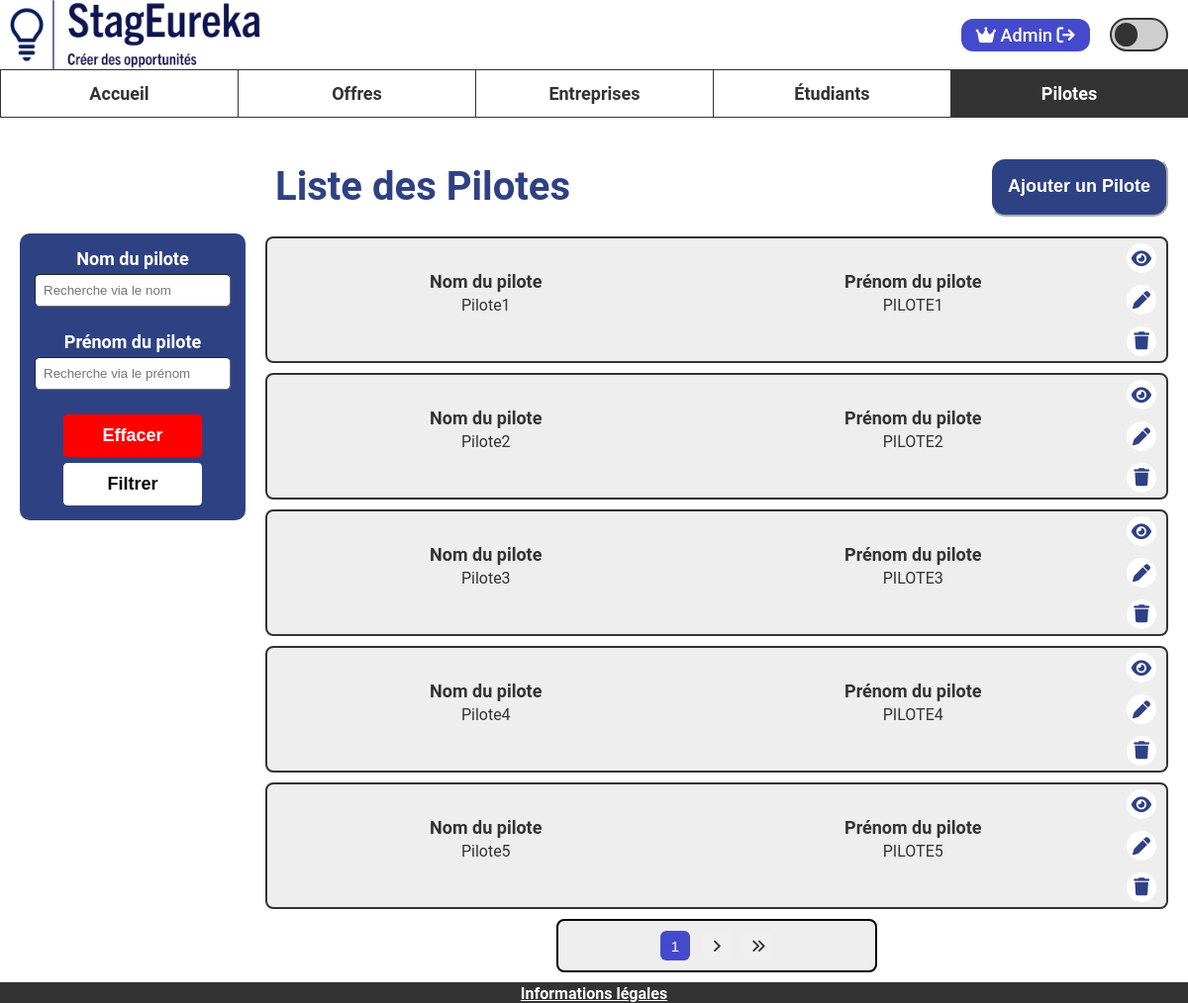
Screenshot of /www/pilote/liste (signed in) with the database file from the repository.
### tables this page shows
CREATE TABLE Pilot(
   idPilot INT NOT NULL AUTO_INCREMENT,
   email VARCHAR(320) NOT NULL,
   name VARCHAR(50) NOT NULL,
   firstName VARCHAR(50) NOT NULL,
   password VARCHAR(255) NOT NULL,
   PRIMARY KEY(idPilot)
);

### www/modele/pilote_modele.php (called while the page is built, shortened)
<?php
class Pilote {
    public function __construct(int $id, string $nom, string $prenom, string $hash_mdp, string $email) {
    $this->id = $id;
    $this->nom = $nom;
    $this->prenom = $prenom;
    }
}
function getPilotes(): array {
    $pdo = connexionBDD();
    $requete = $pdo->prepare("SELECT * FROM Pilot");
    $requete->execute([]);
    $reponseBdd = $requete->fetchAll(PDO::FETCH_ASSOC);
    $pilotes = [];
    foreach ($reponseBdd as $lignePilote) {
        $pilotes[] = new Pilote(
            $lignePilote["idPilot"],
            $lignePilote["name"],
            $lignePilote["firstName"],
            $lignePilote["password"],
            $lignePilote["email"]
        );
    }
    return $pilotes;
}

### www/vue/php/pilote/liste_pilotes_vue.php (the view, shortened to what this page needs)
<main class="main-affichage" id="main-liste-pilotes">
    <form action="<?= ADRESSE_SITE ?>/pilote/liste" method="post" id="form-filtres">
        <div class="block-recherche" id="block-recherche-pilotes">
            <div class="barres-recherche">
                <div class="element-recherche" id="pilote-recherche">
                    <label for="nom">Nom du pilote</label>
                    <input type="text" placeholder="Recherche via le nom" class="case-recherche" id="nom" name="nom" value="<?= isset($_POST["nom"]) ? $_POST["nom"] : "" ?>">
                </div>
                <div class="element-recherche" id="localisation-recherche">
                    <label for="prenom">Prénom du pilote</label>
                    <input type="text" placeholder="Recherche via le prénom" class="case-recherche" id="prenom" name="prenom" value="<?= isset($_POST["prenom"]) ? $_POST["prenom"] : "" ?>">
                </div>
            </div>
            <button type="reset" class="bouton-filtrage">Effacer</button>
            <button type="submit" class="bouton-filtrage">Filtrer</button>
        </div>
        <?php
        $page = isset($_POST["page"]) ? intval($_POST["page"]) : 1;
        ?>
    </form>
    <div class="affichage-cartes">
        <div class="haut-page-liste-resultats">
            <h1 id="haut-h1">Liste des Pilotes</h1>
            <button id="haut-bouton" onclick="location.href='<?= ADRESSE_SITE ?>/pilote/creer'"> Ajouter un Pilote</button>
        </div>
        <div id="selection-pilote">
            <?php for ($i = ($page - 1) * NB_RESULTATS_PAGE; $i < min(count($pilotes), $page * NB_RESULTATS_PAGE); $i++) { ?>
                <?php $pilote = $pilotes[$i] ?>
                <div class="carte carte-pilote" id="carte-pilote-<?= $pilote->id ?>">
                    <div class="info-carte">
                        <div class="element-carte">
                            <p class="element-carte-titre">Nom du pilote</p>
                            <p class="element-carte-valeur"><?= $pilote->nom ?></p>
                        </div>
                        <div class="element-carte">
                            <p class="element-carte-titre">Prénom du pilote</p>
                            <p class="element-carte-valeur"><?= $pilote->prenom ?></p>
                        </div>
                        <div class="boutons-carte">
                            <button class="bouton-carte" onclick="location.href='<?= ADRESSE_SITE ?>/pilote/lire/<?= $pilote->id ?>'">
                                <i class="fa-solid fa-eye"></i>
                            </button>
                            <button class="bouton-carte" onclick="location.href='<?= ADRESSE_SITE ?>/pilote/modifier/<?= $pilote->id ?>'">
                                <i class="fa-solid fa-pen"></i>
                            </button>
                            <button class="bouton-carte" onclick="location.href='<?= ADRESSE_SITE ?>/pilote/supprimer/<?= $pilote->id ?>'">
                                <i class="fa-solid fa-trash"></i>
                            </button>
                        </div>
                    </div>
                </div>
            <?php } ?>
            <div class="conteneur-pagination-cartes">
                <div class="pagination-cartes" id="pagination">
                    <button class="bouton-nav" id="pagination-numero-actuel" hidden><?= $page ?></button>
                    <button class="bouton-nav" id="pagination-suivant" hidden><i class="fa-solid fa-angle-right"></i></button>
                    <button class="bouton-nav" id="pagination-fin" hidden><i class="fa-solid fa-angles-right"></i></button>
                </div>
            </div>
        </div>
    </div>
</main>
<?php
include "vue/php/mise_en_page_vue.php";
?>

### www/vue/css/style.css (style rules this page uses)
:root { --primary-color: #333333; --secondary-color: #cecece; --accent-color-1: #2e4283; --accent-color-2: #454acc; --alternate-color: #ffffff; --background-color: #ffffff; --background-color-2: #eeeeee; }
body { margin: 0; padding: 0; background-color: var(--background-color); color: var(--primary-color); overflow: hidden; }
body, textarea { font-family: 'Roboto', sans-serif; }
main { position: absolute; overflow-y: auto; top: 118.59px; bottom: 20px; left: 0px; right: 0px; }
.case-recherche { width: 180px; border-radius: 5px; border-width: 0.5px; padding: 8px; }
.main-affichage { display: flex; padding: 20px; }
.block-recherche { color: var(--background-color); background-color: var(--accent-color-1); padding: 15px; font-weight: bold; text-align: center; border-radius: 10px; margin-top: 97px; }
.block-recherche label, .block-recherche h3 { display: block; margin-top: 0; margin-bottom: 5px; font-size: 18px; }
.element-recherche { margin-bottom: 25px; }
.bouton-filtrage { font-weight: bold; justify-content: center; margin: 0 auto; margin-top: 50px; display: block; border: 1px solid var(--background-color); background-color: var(--background-color); border-radius: 4px; padding: 10px 25px; cursor: pointer; font-size: 18px; width: 140px; }
.bouton-filtrage[type="reset"] { margin-top: 6px; background-color: red; border: 1px solid red; color: var(--background-color); }
.bouton-filtrage[type="submit"] { margin-top: 6px; }
.affichage-cartes { margin-left: 20px; width: 100%; }
.haut-page-liste-resultats { display: flex; justify-content: space-between; align-items: center; }
#haut-h1 { color: var(--accent-color-1); font-size: 40px; margin-left: 10px; }
#haut-bouton { min-height: 60px; height: fit-content; margin: auto 0; padding: 16px; border-color: var(--background-color); background-color: var(--accent-color-1); color: var(--background-color); font-weight: bold; font-size: large; border-radius: 15px; cursor: pointer; }
.carte { margin-bottom: 10px; }
.info-carte { background-color: var(--background-color-2); border: 2px solid var(--primary-color); padding: 5px; border-radius: 8px; display: flex; width: auto; text-align: center; }
.element-carte { margin: 10px; width: 100%; }
.element-carte-titre { font-weight: bold; font-size: large; }
.boutons-carte { display: flex; margin-right: 5px; text-align: center; align-items: center; flex-wrap: wrap; align-content: center; justify-content: center; flex-direction: column; }
.bouton-carte { cursor: pointer; color: var(--accent-color-1); background-color: var(--background-color); border-radius: 100%; border: 0px; font-size: large; height: 30px; width: 30px; text-align: center; justify-content: center; align-items: center; }
.conteneur-pagination-cartes { display: flex; text-align: center; justify-content: center; padding-bottom: 10px; }
.pagination-cartes { display: flex; text-align: center; justify-content: center; padding: 10px; border-radius: 8px; column-gap: 12px; background-color: var(--background-color-2); border: 2px solid black; height: 30px; width: 300px; }
.bouton-nav { border: none; height: 30px; width: 30px; font-size: 15px; color: var(--primary-color); border-color: var(--primary-color) ; border-radius: 6px; cursor: pointer; column-gap: 12px; }
.bouton-nav:hover, .bouton-nav#pagination-numero-actuel { color: var(--background-color); background: var(--accent-color-2); }
.affichage-cartes .fa-eye { transform: translate(-6%, 7%); }
.affichage-cartes .fa-pen { transform: translate(0, 6%); }
.element-carte-titre { font-weight: bold; font-size: large; margin-bottom: 4px; }
.element-carte-valeur { margin-top: 0; }

### rows the page displays
pilot: name "Pilote1", firstName "PILOTE1"
pilot: name "Pilote2", firstName "PILOTE2"
pilot: name "Pilote3", firstName "PILOTE3"
pilot: name "Pilote4", firstName "PILOTE4"
pilot: name "Pilote5", firstName "PILOTE5"

### other values shown
$_SESSION["prenom"] "Admin"
$page "1"
